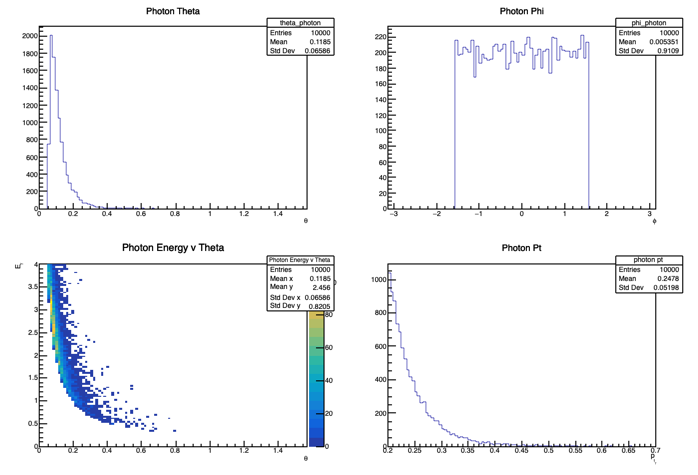

Generate this figure with Python:
from lhereader import readLHEF
from ROOT import TCanvas, TH1F, TH2F
import math
data=readLHEF('nonMinECut/unweighted_events.lhe')
photons=data.getParticlesByIDs([22,-22])
c=TCanvas()
c.Divide(2,2)

c_mom=TCanvas()
c_mom.Divide(2,2)

hist_photon_theta=TH1F("theta_photon", "Photon Theta",100,0, math.pi/2)
hist_photon_pt =TH1F("photon pt", "Photon Pt",100,0.2,0.7)
hist_EvTheta=TH2F("Photon Energy v Theta", "Photon Energy v Theta",
                100,0, math.pi/2,100,0,4)
hist_phi=TH1F("phi_photon", "Photon Phi",100,-math.pi, math.pi)
hist_Pz_out=TH1F("P_{z} ", "Photon P_{z} ", 500,0,5)
hist_Px_out=TH1F("P_{x}", "Photon P_{x} ", 500,-1,1)
hist_Py_out=TH1F("P_{y}", "Photon P_{y} ", 500,-1,1)

for g in photons:
    #theta = math.atan(g.py/g.pz)
    r = math.sqrt(g.px*g.px + g.py*g.py+g.pz*g.pz)
    theta = math.acos(g.pz/r)
    azim = math.atan(g.py/g.px)
    hist_phi.Fill(azim)
    hist_photon_theta.Fill(theta)
    hist_photon_pt.Fill(g.pt)
    hist_EvTheta.Fill(theta,g.energy)
    hist_Pz_out.Fill(g.pz)
    hist_Px_out.Fill(g.px)
    hist_Py_out.Fill(g.py)
c.cd(1)
hist_photon_theta.Draw()
hist_photon_theta.GetXaxis().SetTitle("#theta")
c.cd(2)
hist_phi.Draw()
hist_phi.GetXaxis().SetTitle("#phi")
c.cd(3)
hist_EvTheta.GetXaxis().SetTitle("#theta")
hist_EvTheta.GetYaxis().SetTitle("E_{#gamma}")
hist_EvTheta.Draw("COLZ")
c.cd(4)
hist_photon_pt.Draw()
hist_photon_pt.GetXaxis().SetTitle("p_{t}_{#gamma}")
c.SaveAs("photon_plots.png")

c_mom.cd(1)
hist_Px_out.Draw()
hist_Px_out.GetXaxis().SetTitle("p_{x}")
c_mom.cd(2)
hist_Py_out.Draw()
hist_Py_out.GetXaxis().SetTitle("p_{y}")
c_mom.cd(3)
hist_Px_out.Draw()
hist_Px_out.GetXaxis().SetTitle("p_{x}")
c_mom.SaveAs("photon_mom_plots.png")
